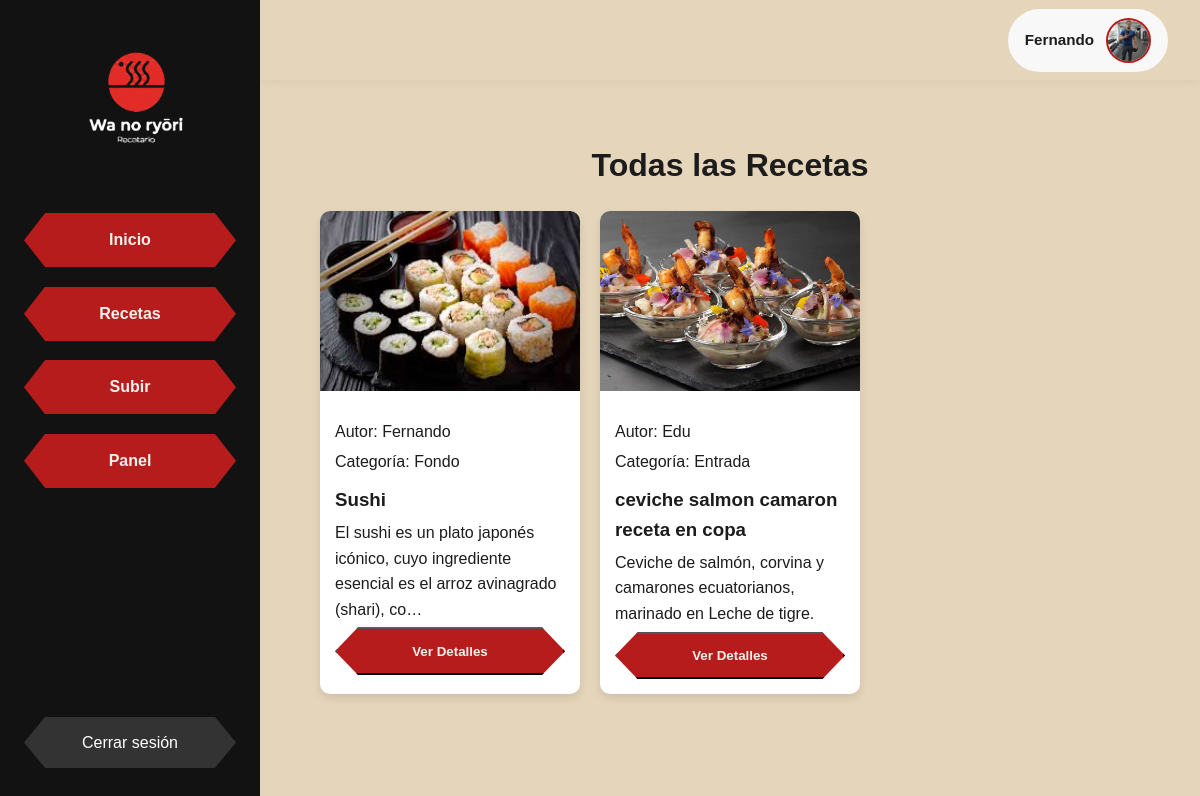
Page /recetas/ (signed in) on the committed database.
### recetas/models.py (models this page shows, shortened)
class Perfil(models.Model):
    user = models.OneToOneField(
        User,
        on_delete=models.CASCADE,
        related_name="perfil"
    )
    foto = models.ImageField(
        upload_to="perfiles/",
        default="perfiles/default.png",
        blank=True
    )
    bio = models.TextField(max_length=500, blank=True)
    especialidad = models.CharField(max_length=100, blank=True)
    social_link = models.CharField(max_length=100, blank=True)

class Receta(models.Model):
    titulo = models.CharField(max_length=200)
    descripcion = models.TextField()
    ingredientes = models.TextField()
    pasos = models.TextField()
    imagen = models.ImageField(
        upload_to="recetas/",
        blank=True,
        null=True
    )
    categoria = models.ForeignKey(
        Categoria,
        on_delete=models.CASCADE
    )
    autor = models.ForeignKey(
        User,
        on_delete=models.CASCADE,
        null=True,
        blank=True
    )
    creada_en = models.DateTimeField(auto_now_add=True)

class Categoria(models.Model):
    nombre = models.CharField(max_length=50, unique=True)
    slug = models.SlugField(unique=True)

### recetas/views.py (the view)
# urls.py: path("recetas/", views.recetas, name="recetas"),
@login_required
def recetas(request):
    todas_recetas = Receta.objects.all().select_related("autor", "categoria")
    return render(request, "recetas/recetas.html", {"recetas": todas_recetas})

### recetas/templates/recetas/recetas.html (shortened to what this page needs)
{% extends "recetas/base.html" %}
{% load static %}
{% block content %}
<link rel="stylesheet" href="{% static 'css/recetas.css' %}">
<h1 class="titulo-pagina">Todas las Recetas</h1>
<div class="tarjetas-container">
    {% for receta in recetas %}
    <div class="tarjeta">
        {% if receta.imagen %}
            <img src="{{ receta.imagen.url }}" alt="{{ receta.titulo }}" class="tarjeta-imagen">
        {% else %}
            <img src="{{ receta.imagen }}" alt="{{ receta.titulo }}" class="tarjeta-imagen">
        {% endif %}
        <div class="tarjeta-info">
            <p class="autor">Autor: {{ receta.autor.username }}</p>
            <p class="categoria">Categoría: {{ receta.categoria.nombre }}</p>
            <h3>{{ receta.titulo }}</h3>
            <p>{{ receta.descripcion|truncatechars:100 }}</p>
            <button class="btn-detalle" onclick="abrirModal('modal-{{ receta.id }}')">Ver Detalles</button>
        </div>
    </div>
    {% endfor %}
</div>
{% endblock %}

### recetas/templates/recetas/base.html (shortened to what this page needs)
{% load static %}
<!DOCTYPE html>
<html lang="es">
<head>
    <link rel="stylesheet" href="{% static 'css/base.css' %}">
</head>
<body>
<div class="layout">
    <aside class="sidebar">
        <div class="sidebar-logo">
            <img src="{% static 'img/logo1.png' %}" alt="Wa no Ryori">
        </div>
        <nav class="sidebar-menu">
            <a href="{% url 'recetas:inicio' %}" class="sidebar-btn">Inicio</a>
           <a href="{% url 'recetas:recetas' %}" class="sidebar-btn">Recetas</a>
            <a href="{% url 'recetas:subir_receta' %}" class="sidebar-btn">Subir</a>
            <a href="{% url 'recetas:panel_recetas' %}" class="sidebar-btn">Panel</a>
        </nav>
        {% if request.user.is_authenticated %}
        <div class="sidebar-footer">
            <a href="{% url 'recetas:cerrar_sesion' %}" class="logout-btn">
                Cerrar sesión
            </a>
        </div>
        {% endif %}
    </aside>
    <div class="main">
        <header class="topbar">
            {% if request.user.is_authenticated %}
            <a href="{% url 'recetas:perfil' %}" class="profile profile-btn">
                <span class="profile-name">
                    {{ request.user.username }}
                </span>
                {% if request.user.perfil.foto %}
                    <img
                        src="{{ request.user.perfil.foto.url }}"
                        alt="Perfil"
                        class="profile-img"
                    >
                {% else %}
                    <img
                        src="{% static 'img/logo.png' %}"
                        alt="Perfil"
                        class="profile-img"
                    >
                {% endif %}
            </a>
            {% endif %}
        </header>
        <main class="content">
            {% block content %}{% endblock %}
        </main>
    </div>
</div>
</body>
</html>

### recetas/static/css/base.css (style rules this page uses)
:root { --rojo: #b71c1c; --rojo-hover: #8e0000; --negro: #1c1c1c; --negro-sidebar: #121212; --beige: #e5d5ba; --blanco: #f3f1ed; --sidebar-width: 260px; --topbar-height: 80px; }
* { box-sizing: border-box; margin: 0; padding: 0; }
body { font-family: "Hiragino Kaku Gothic ProN", "Yu Gothic", "Noto Sans JP", Arial, sans-serif; background: var(--beige); color: var(--negro); line-height: 1.6; }
.layout { display: flex; min-height: 100vh; }
.sidebar { width: var(--sidebar-width); background: var(--negro-sidebar); display: flex; flex-direction: column; position: fixed; height: 100vh; z-index: 1000; }
.sidebar-logo { padding: 2.5rem 1rem; text-align: center; }
.sidebar-logo img { width: 240px; height: auto; }
.sidebar-menu { flex: 1; display: flex; flex-direction: column; padding: 0 1.5rem; gap: 1.2rem; }
.sidebar-btn { display: flex; align-items: center; justify-content: center; width: 100%; padding: 0.9rem 1rem; color: var(--blanco); text-decoration: none; font-weight: 600; background: var(--rojo); clip-path: polygon(10% 0%, 90% 0%, 100% 50%, 90% 100%, 10% 100%, 0% 50%); transition: 0.3s; }
.sidebar-footer { padding: 2rem 1.5rem; }
.logout-btn { display: flex; align-items: center; justify-content: center; width: 100%; padding: 0.8rem; color: white; background: #333; text-decoration: none; clip-path: polygon(10% 0%, 90% 0%, 100% 50%, 90% 100%, 10% 100%, 0% 50%); }
.main { flex: 1; margin-left: var(--sidebar-width); display: flex; flex-direction: column; height: 100vh; }
.topbar { height: var(--topbar-height); background: var(--beige); display: flex; align-items: center; justify-content: flex-end; padding: 0 2rem; box-shadow: 0 2px 10px rgba(0,0,0,0.05); position: sticky; top: 0; z-index: 900; }
.profile { display: flex; align-items: center; gap: 12px; text-decoration: none; color: var(--negro); padding: 8px 16px; border-radius: 50px; background: #f8f8f8; transition: 0.3s; border: 1px solid transparent; }
.profile-name { font-weight: 600; font-size: 0.95rem; }
.profile-img { width: 45px; height: 45px; border-radius: 50%; object-fit: cover; border: 2px solid var(--rojo); display: block; }
.content { padding: 2.5rem; }

### recetas/static/css/recetas.css (style rules this page uses)
.titulo-pagina { text-align: center; margin: 20px 0; font-size: 2rem; }
.tarjetas-container { display: grid; grid-template-columns: repeat(auto-fill, minmax(250px, 1fr)); gap: 20px; padding: 0 20px; }
.tarjeta { background: #fff; border-radius: 10px; box-shadow: 0 4px 8px rgba(0,0,0,0.1); overflow: hidden; transition: transform 0.2s; }
.tarjeta-imagen { width: 100%; height: 180px; object-fit: cover; }
.tarjeta-info { padding: 15px; }
.tarjeta-info h3 { margin: 10px 0 5px 0; }
.tarjeta-info p { margin: 5px 0; }
.btn-detalle { display: flex; align-items: center; justify-content: center; width: 100%; padding: 0.9rem 1rem; color: var(--blanco); text-decoration: none; font-weight: 600; background: var(--rojo); clip-path: polygon(10% 0%, 90% 0%, 100% 50%, 90% 100%, 10% 100%, 0% 50%); transition: 0.3s; }

### rows in the picture
Receta: imagen (picture), autor.username "Fernando", categoria.nombre "Fondo", titulo "Sushi", descripcion "El sushi es un plato japonés icónico, cuyo ingrediente esencial es el arroz avinagrado (shari), co…"
Receta: imagen (picture), autor.username "Edu", categoria.nombre "Entrada", titulo "ceviche salmon camaron receta en copa", descripcion "Ceviche de salmón, corvina y camarones ecuatorianos, marinado en Leche de tigre."

### other values in the picture
{{ request.user.username }} "Fernando"
